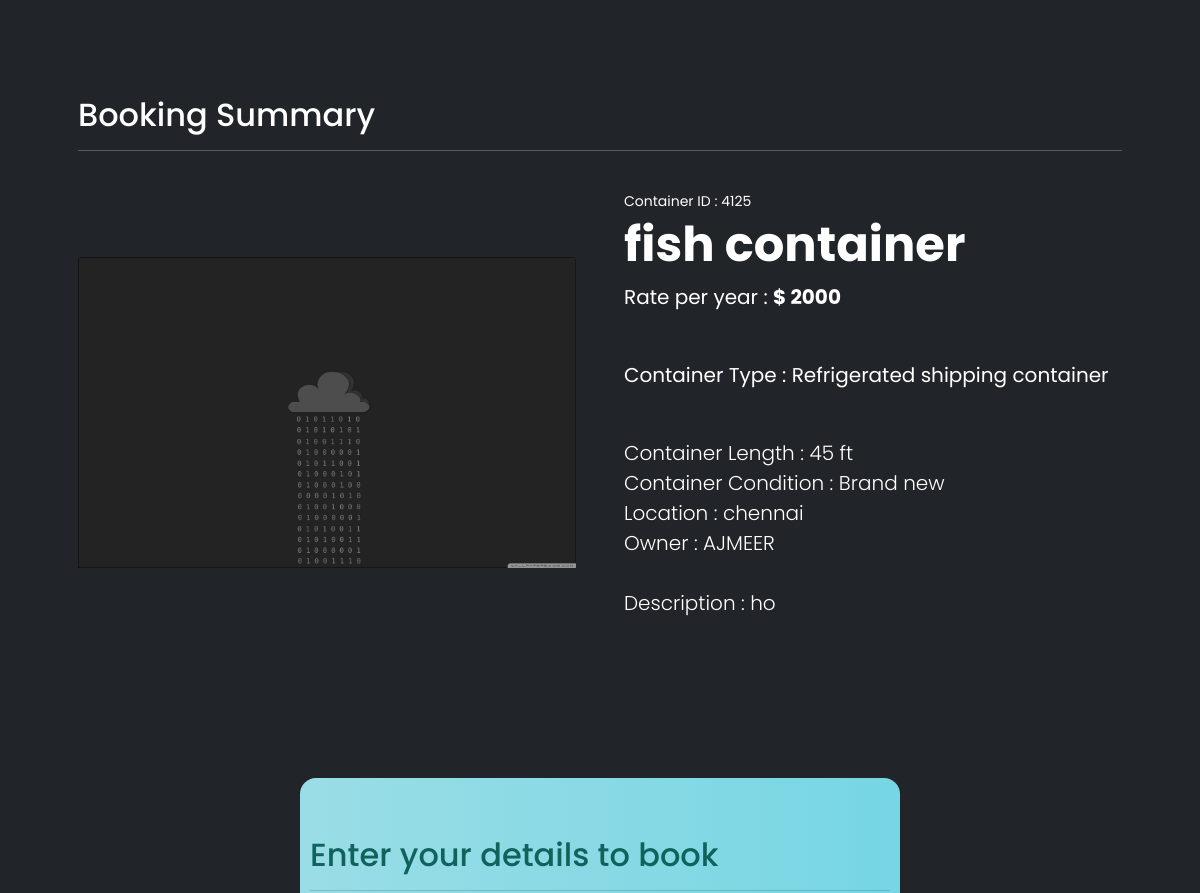
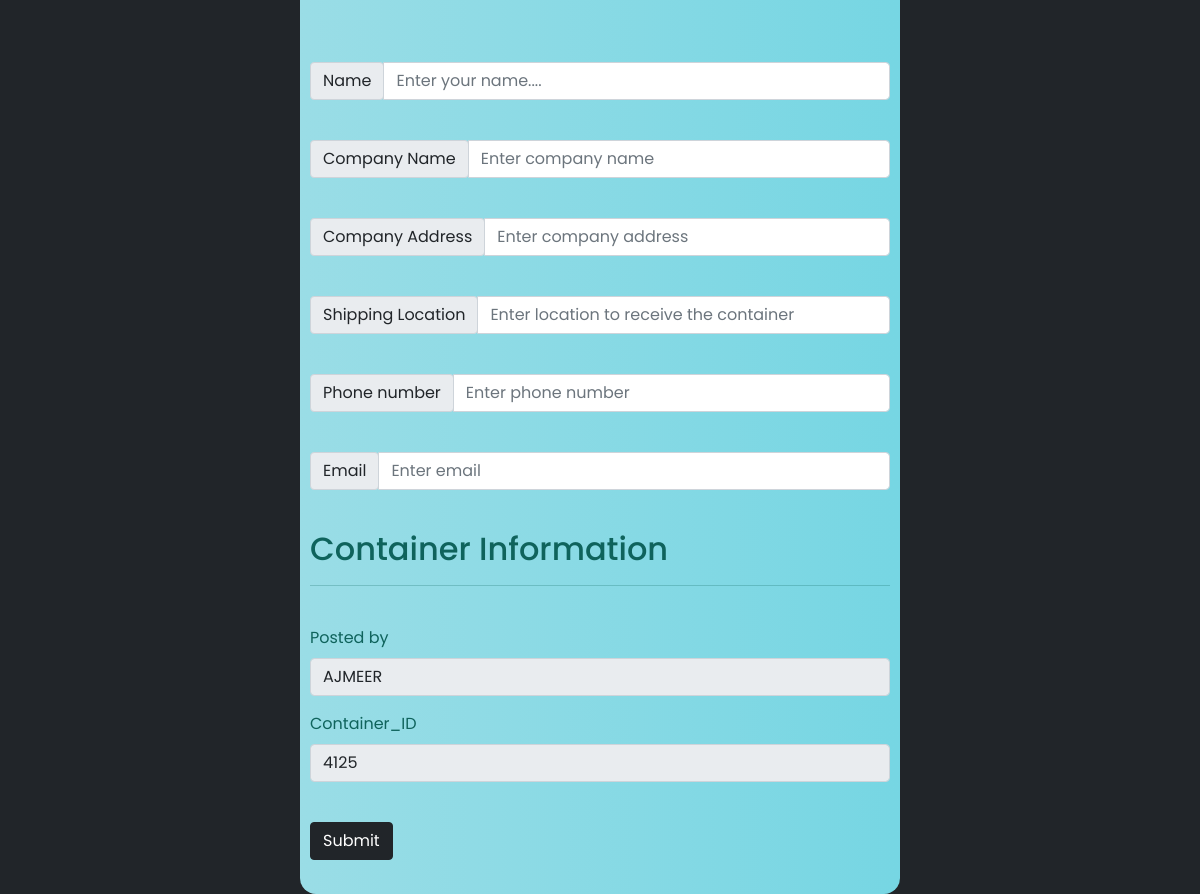
The app's page /container/1/ with its own data (2 pictures, top to bottom).
### bestlease/models.py (models this page shows)
class upload(models.Model):
    Name = models.CharField(max_length=40,null=True)
    Container_id= models.CharField(max_length=40,null=True)
    Rate = models.CharField(max_length=40,null=True)
    Container_type = models.CharField(max_length=40,null=True)
    Container_length = models.CharField(max_length=40,null=True)
    Container_material= models.CharField(max_length=40,null=True)
    Container_condition = models.CharField(max_length=40,null=True)
    Location = models.CharField(max_length=100,null=True)
    Description = models.TextField(max_length=500,null=True)
    Picture = models.FileField(null=True)
    Owner = models.TextField(max_length=40,null=True)
    Status = models.BooleanField(default=False)

### bestlease/views.py (the view, shortened to what this page needs)
# urls.py: path('container/<int:id>/', views.container),
def container(request,id):
    data = upload.objects.filter(id=id)
    return render(request,'buycontainer.html',{'value':data})

### templates/buycontainer.html (shortened to what this page needs)
<!DOCTYPE html>
<html lang="en">
    <head>
        <link rel="stylesheet" href="https://cdnjs.cloudflare.com/ajax/libs/font-awesome/4.7.0/css/font-awesome.min.css">
        <link href="https://cdn.jsdelivr.net/npm/bootstrap-icons@1.5.0/font/bootstrap-icons.css" rel="stylesheet" />
        <link rel="stylesheet" href="../static/css/style.css">
    </head>
    <body>
      <section class="bg-dark">
        {%for i in value%}
        <section class="py-5">
            <div class="container px-4 px-lg-5 my-5  bg-dark text-white" id="product">
              <h2>Booking Summary</h2><hr><br>
                <div class="row gx-4 gx-lg-5 align-items-center ">
                    <div class="col-md-6 "><img class="card-img-top mb-5 mb-md-0" src="{{i.Picture.url}}" alt="..." /></div>
                    <div class="col-md-6">
                        <div class="small mb-1">Container ID : {{i.Container_id}}</div>
                        <h1 class="display-5 fw-bolder">{{i.Name}}</h1>
                        <div class="fs-5 mb-5">
                            <span>Rate per year : </span>
                            <span><b>$ {{i.Rate}}</b></span>
                        </div>
                        <div class="fs-5 mb-5">
                            <span>Container Type : </span>
                            <span>{{i.Container_type}}</span>
                        </div>
                        <p class="lead">Container Length :  {{i.Container_length}}<br>
                          Container Condition :  {{i.Container_condition}}<br>
                          Location :  {{i.Location}}<br>
                          Owner :  {{i.Owner}}<br>
                          <br>
                          Description :  {{i.Description}}<br>
                        </p>
                    </div>
                </div>
                <br>
                <br>
            </div>
        </section>
</section>
<section class="bg-dark">
<form class="w-50 mx-auto" method="post" enctype="multipart/form-data" autocomplete="off" style="color: #0f635c;
background: linear-gradient(to right,#9ADDE6,#76D6E3);
border-radius: 16px; padding: 10px;">
  <br><br>
  <h2>Enter your details to book</h2><hr><br>
<br>
  <div class="input-group mb-3">
      <div class="input-group-prepend">
        <span class="input-group-text" id="basic-addon1">Name</span>
      </div>
      <input type="text" name="name" class="form-control" placeholder="Enter your name...." aria-label="Name" aria-describedby="basic-addon1">
    </div>
    <br>
    <div class="input-group mb-3">
      <div class="input-group-prepend">
        <span class="input-group-text" id="basic-addon1">Company Name</span>
      </div>
      <input type="text" name="company_name" class="form-control" placeholder="Enter company name" aria-label="Company Name" aria-describedby="basic-addon1">
    </div><br>
    <div class="input-group mb-3">
      <div class="input-group-prepend">
        <span class="input-group-text" id="basic-addon1">Company Address</span>
      </div>
      <input type="text" name="company_address" class="form-control" placeholder="Enter company address" aria-label="Address" aria-describedby="basic-addon1">
    </div><br>
    <div class="input-group mb-3">
    <div class="input-group-prepend">
      <span class="input-group-text" id="basic-addon1">Shipping Location</span>
    </div>
    <input type="text" name="shipping_location" class="form-control" placeholder="Enter location to receive the container" aria-label="Shipping" aria-describedby="basic-addon1">
  </div><br>
    <div class="input-group mb-3">
      <div class="input-group-prepend">
        <span class="input-group-text" id="basic-addon1">Phone number</span>
      </div>
      <input type="text" name="phone_no" class="form-control" placeholder="Enter phone number" aria-label="Phone number" aria-describedby="basic-addon1">
    </div><br>
    <div class="input-group mb-3">
      <div class="input-group-prepend">
        <span class="input-group-text" id="basic-addon1">Email</span>
      </div>
      <input type="text" name="email" class="form-control" placeholder="Enter email" aria-label="Email" aria-describedby="basic-addon1">
    </div><br>
    <h2>Container Information</h2><hr><br>
    <div class="mb-3">
      <label for="formFileSm" class="form-label">Posted by</label>
      <input class="form-control" type="text" name="owner" value="{{i.Owner}}" readonly>
      </div>
      <div class="mb-3">
        <label for="formFileSm" class="form-label">Container_ID</label>
        <input class="form-control" type="text" name="container_id" value="{{i.Container_id}}" readonly>
        </div>
<br>
<button type="submit" class="btn btn-dark">Submit</button><br><br>
{%endfor%}
  </form>
</section>
    </body>
</html>

### static/css/style.css (style rules this page uses)
h1 { color:gradient ; margin: 20px 0px 20px; font-size: 55px; }
* { padding: 0; margin: 0; font-family: 'Poppins', sans-serif; box-sizing: border-box; }

### records on screen
upload: Picture (picture), Container_id "4125", Name "fish container", Rate "2000", Container_type "Refrigerated shipping container", Container_length "45 ft", Container_condition "Brand new", Location "chennai", Owner "AJMEER", Description "ho", owner "AJMEER", container_id "4125"
